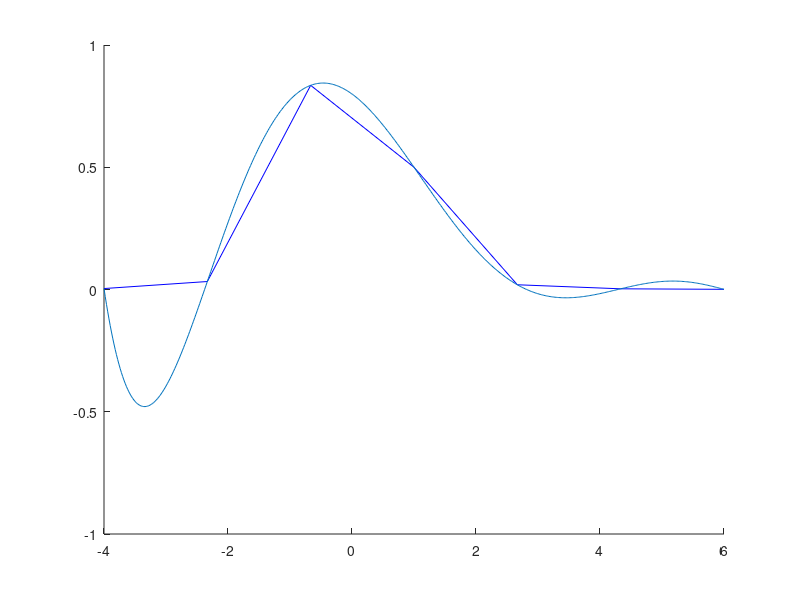

Here is the MATLAB script that generated this plot: (Note: this script raises an error after producing the figure.)
%% 1

x = 0:8;
y = [4.9 4.3 7.1 3.4 2.9 2.1 3.5 7.3 2.3];

splineVincolata = spline(x,[-0.5 y -2], 2.5);

splineVincolata
% 5.5823

%% 2
clc
clear
close all


N = 250000;
uni = ones(N, 1);

A = spdiags([4 * uni, -1*uni, -1*uni, -1*uni, -1*uni], [0, -500, -1, 1, 500], N, N);
b = uni;
x = A\b;
x(561)

% 497.2

%% 3
clc
clear 
close all


n = 5;
b = 1;
a = 0;
f = @(x) exp(-1./(x+1));
k = 0:n;
x = cos((2*k+1)/(2*(n+1))*pi);

% bisogna riscalare e traslare i nodi di chebychev

z = (b-a)/2.*x+(a+b)/2;

% in potenza discendente
fit = polyfit(z, f(z), n)

% -0.1861

%% 4
clc
clear
close all


n = 1:20;
A = zeros(20, 20);
b = ones(20, 1);
for r =n
   for c = n
        A(r, c) = 1+exp(-abs(r-c));
   end
   if rem(r, 2) == 0
       b(r,1) = 0;
   else
       b(r,1) = 1;
   end
end

x = A\b;
norm(x, Inf)

% 1.1034



%% 5

clc
clear
close all

f = @(x) 1./(x.^4+1);

n = 6;

a = -4;
b = 6;
x = linspace(a, b, n+1);
fit = polyfit(x, f(x), n);
val = polyval(fit, linspace(a, b, 500));

figure
hold on


plot(x, f(x), "b");
plot(linspace(a, b, 500), val)

% 5

%% 6
% RIFAI

clc
clear
close all


N = 2500;

uni = ones(N, 1);

A = spdiags([2*uni, -uni -uni -uni -uni], [0, -500, -1, 1, 500], N, N);


b = uni;

x = zeros(N, 1);

k = 0;
M_GS = tril(A);
N_GS = A - M_GS;
rho_GS = myRho(M_GS,N_GS)
while true

for n = 1:size(A, 1)
    % a = A(n,n)
    % laT = (b(n,:) - A(n,n+1:end) * x(n+1:end) - A(n, 1:n-1) * x(1:n-1))
    % laB= b(n,:)
    % dx = A(n,n+1:end) * x(n+1:end) - A(n, 1:n-1) * x(1:n-1)
    % soloX = x(n)
    x(n) = A(n,n)\(b(n,:) - A(n,n+1:end) * x(n+1:end) - A(n, 1:n-1) * x(1:n-1));
    % disp("=====")

end


    if norm(A*x-b)/norm(b) < 10^-4
        break
    end
    k = k+1;
    if k == 100
        break
    end
end



% FATTO A MODO MIO, NON CONVERGE

%% 6 FATTO BENE



%% 7

A = [3.75 -1.25 -2.25 0.75; -1.25 3.75 0.75 -2.25; -2.25 0.75 3.75 -1.25; 0.75 -2.25 -1.25 3.75];

[e, V] = eig(A)

% 3

%% 8

clc
clear
close all



spazio = linspace(0, 2*pi, 21)';
f = @(x)  x+sin(x).*cos(x)+0.4.*(1-sin(x).^2);

A = [ones(length(spazio), 1), spazio, cos(spazio), sin(spazio)];

AT = A';
y = AT*f(spazio);
V = AT*A;

c = V\y


% !!! viene uguale facendo A\f(spazio)














